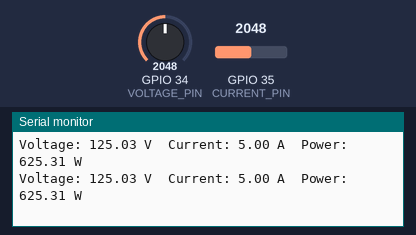
This sketch was run on a simulated ESP32. On the bench: the last lines printed to the serial monitor. The inputs (shaded band) are chosen by the test bench; at power-on: GPIO 34 (VOLTAGE_PIN) = 2048, GPIO 35 (CURRENT_PIN) = 2048. WiFi joins after 1.5 s; servers stay silent unless stated.

Above: at 3.0 s.
3.1 s: GPIO 34 (VOLTAGE_PIN) set to 1711
At 3.7 s:
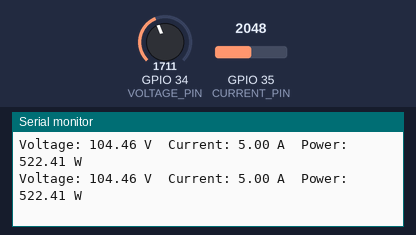
6.1 s: GPIO 34 (VOLTAGE_PIN) set to 1600
At 7.2 s:
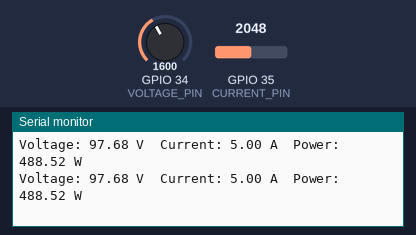
9.1 s: GPIO 35 (CURRENT_PIN) set to 4051
At 10.2 s:
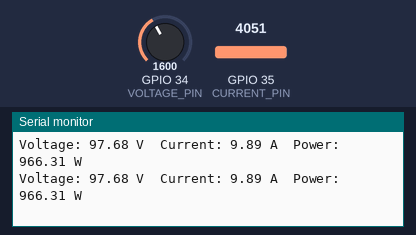
10.6 s: GPIO 35 (CURRENT_PIN) set to 4093
At 11.5 s:
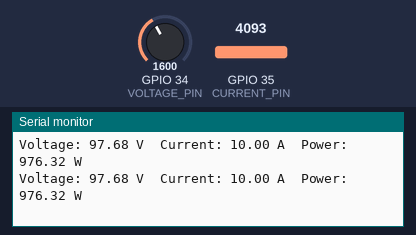
Timing chart, 0 to 12.7 s (numbered marks = the images above; inputs shaded):
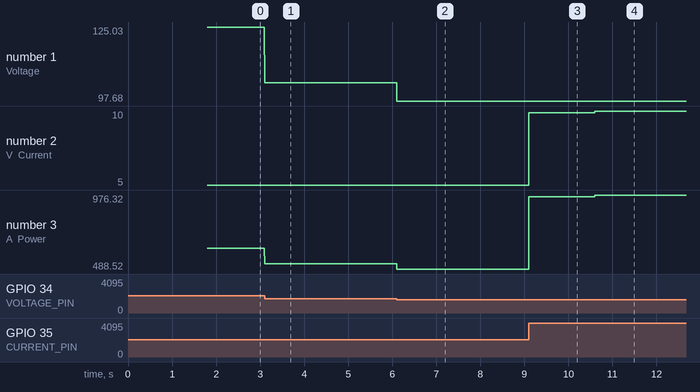

The sketch:

Day7_Final_ESP32_Energy_Monitor.ino
```cpp
#define BLYNK_TEMPLATE_ID "TMPL6wDaOEInx"
#define BLYNK_TEMPLATE_NAME "Smart Home Energy Monitoring System"
#define BLYNK_AUTH_TOKEN "YOUR_BLYNK_AUTH_TOKEN"

#include <WiFi.h>
#include <WiFiClient.h>
#include <BlynkSimpleEsp32.h>

char ssid[] = "YOUR_WIFI_NAME";
char pass[] = "YOUR_WIFI_PASSWORD";

// Analog input pins
#define VOLTAGE_PIN 34
#define CURRENT_PIN 35

void setup() {
  Serial.begin(115200);

  pinMode(VOLTAGE_PIN, INPUT);
  pinMode(CURRENT_PIN, INPUT);

  Blynk.begin(BLYNK_AUTH_TOKEN, ssid, pass);
}

void loop() {

  Blynk.run();

  int voltageRaw = analogRead(VOLTAGE_PIN);
  int currentRaw = analogRead(CURRENT_PIN);

  // Convert ADC values to simulated voltage and current
  float voltage = (voltageRaw / 4095.0) * 250.0;   // 0–250 V
  float current = (currentRaw / 4095.0) * 10.0;    // 0–10 A

  // Calculate power
  float power = voltage * current;

  // Print values to Serial Monitor
  Serial.print("Voltage: ");
  Serial.print(voltage);
  Serial.print(" V\t");

  Serial.print("Current: ");
  Serial.print(current);
  Serial.print(" A\t");

  Serial.print("Power: ");
  Serial.print(power);
  Serial.println(" W");

  // Send values to Blynk
  Blynk.virtualWrite(V0, voltage);
  Blynk.virtualWrite(V1, current);
  Blynk.virtualWrite(V2, power);

}
```

Measured:
- after the input at 3.1 s, the serial monitor: prints a new line at once (image 1)
- after the input at 6.1 s, the serial monitor: prints a new line at once (image 2)
- after the input at 9.1 s, the serial monitor: prints a new line at once (image 3)
- after the input at 10.6 s, the serial monitor: prints a new line at once (image 4)
- plotted number 1: 125.03 → 104.46 after the input at 3.1 s, 104.46 → 97.68 after the input at 6.1 s
- plotted number 2: 5 → 9.89 after the input at 9.1 s, 9.89 → 10 after the input at 10.6 s
- plotted number 3: 625.31 → 522.41 after the input at 3.1 s, 522.41 → 488.52 after the input at 6.1 s, 488.52 → 966.31 after the input at 9.1 s, 966.31 → 976.32 after the input at 10.6 s
